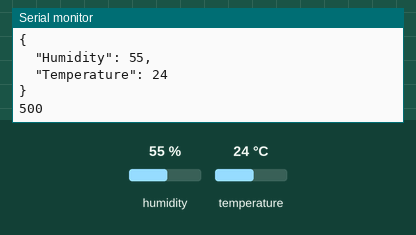
This sketch was run on a simulated ESP32. On the bench: the last lines printed to the serial monitor. The inputs (shaded band) are chosen by the test bench; at power-on: humidity 55 %, temperature 24 °C. WiFi joins after 1.5 s; servers stay silent unless stated; the local clock reads 2024-03-15 10:24:30 at power-on unless the sketch sets it.

Above: at 6.3 s.
6.4 s: humidity set to 22 %
9.6 s: temperature set to 12 °C
At 10.5 s:
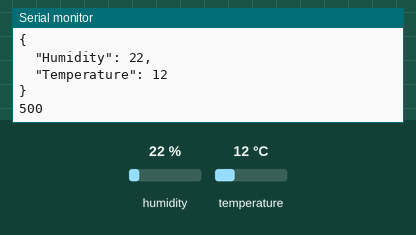
12.8 s: humidity set to 40 %
At 13.65 s:
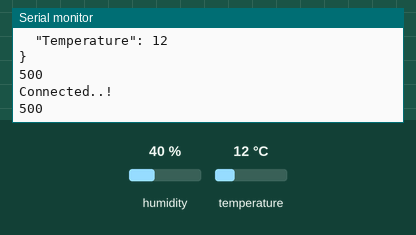
Timing chart, 0 to 15.8 s (numbered marks = the images above; inputs shaded):
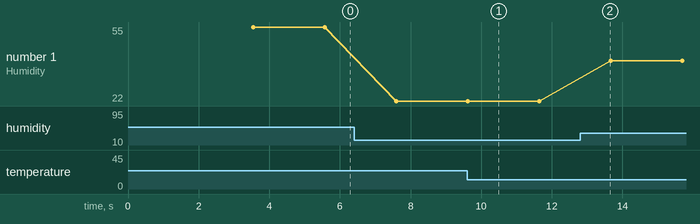

Measured:
- after the input at 9.6 s, the serial monitor: prints a new line at once (image 1)
- plotted number 1: 55 → 22 after the input at 6.4 s, 22 → 40 after the input at 12.8 s

The sketch:

RTOS_EVT_GRP.ino
```cpp
#include "DHT.h"
#include <ArduinoJson.h>
#include <ArduinoJson.hpp>
#include <WiFiClientSecure.h>

#define BIT_0 (1 << 0)
#define BIT_1 (1 << 1)

#define DHTPIN 23
#define DHTTYPE DHT11

const char* ssid = "Rifat";         //ssid of your wifi
const char* password = "rifat674";  //wifi password

volatile int tick_modem = 0;
volatile int tick_sntp = 0;
String newHostname = "RTOS_ESP32";

StaticJsonDocument<32> doc;

WiFiClientSecure net;
DHT dht(DHTPIN, DHTTYPE);

EventGroupHandle_t EventGroupHandle = NULL;
TaskHandle_t TaskWirelessConnectivity_Handle;
TaskHandle_t TaskMQTTConnectivity_Handle;
TaskHandle_t DHTSensor_Handle;

void TaskDHTSensor(void* pvParameters);
void TaskWirelessConnectivity(void* pvParameters);

void wifi_status(int status_code) {  //Check the Wi-Fi Status while connecting to any wireless network
  switch (status_code) {
    case 0:
      {
        Serial.println("WiFi is in process of changing between statuses");
        break;
      }
    case 1:
      {
        Serial.println("SSID cannot be reached");
        break;
      }
    case 2:
      {
        Serial.println("Scan Completed");
        break;
      }
    case 3:
      {
        Serial.println("Successful connection is established");
        break;
      }
    case 4:
      {
        Serial.println("Password is incorrect");
        break;
      }
    case 5:
      {
        Serial.println("Connection Lost");
        break;
      }
    case 6:
      {
        Serial.println("Module is disconnected or not configured in station mode");
        break;
      }
  }
}

void setup_wifi() {
  vTaskDelay(10 / portTICK_PERIOD_MS);

  Serial.println();
  Serial.print("Connecting to \"");  //Prints the Wi-Fi name in serial monitor
  Serial.print(ssid);

  Serial.print("\" and password \"");  //Prints the wifi-password in serial monitor. This practice should be avoided. Anyone can access the wifi very easily
  Serial.print(password);
  Serial.println("\"");

  WiFi.mode(WIFI_STA);
  //WiFi.hostname("ESP-host");
  WiFi.hostname(newHostname.c_str());  //Sets the host name to indentify the divie in network
  WiFi.begin(ssid, password);
  Serial.println();
  while (WiFi.status() != WL_CONNECTED) {
    vTaskDelay(500 / portTICK_PERIOD_MS);
    wifi_status(WiFi.status());
    tick_modem = tick_modem + 1;
    // Serial.printf("Tick modem count %d of 120 \n", tick_modem);

    if (tick_modem == 120)  //wait for 60s to connect to modem
    {
      // Serial.print(WiFi.status()); Serial.print(' ');
      Serial.println("");
      Serial.println("Wait 60s");
      Serial.println("ESP Resets");
      ESP.restart();
    }
  }

  randomSeed(micros());

  Serial.println("");
  Serial.println("WiFi connected");
  Serial.println("IP address: ");
  Serial.println(WiFi.localIP());
  Serial.print("RSSI: ");
  Serial.println(WiFi.RSSI());
}

void setup_time() {
  Serial.println("Setting time using NTP");
  configTime(-5 * 3600, 0, "pool.ntp.org", "time.nist.gov");
  time_t now = time(nullptr);
  while (now < 1510592825) {
    vTaskDelay(500 / portTICK_PERIOD_MS);
    tick_sntp = tick_sntp + 1;
    // Serial.printf("Tick sntp count %d of 120\n", tick_sntp);

    if (tick_sntp == 120)  //wait for 60s to get sntp.
    {
      Serial.println("Wait 60s");
      Serial.println("ESP Resets");
      ESP.restart();
    }
    now = time(nullptr);
  }
  Serial.println("done!");
  struct tm timeinfo;
  gmtime_r(&now, &timeinfo);
  Serial.print("Current time: ");
  Serial.print(asctime(&timeinfo));
}

void setup() {
  Serial.begin(115200);
  Serial.print("setup: Executing on core ");
  Serial.println(xPortGetCoreID());

  EventGroupHandle = xEventGroupCreate();

  if (EventGroupHandle != NULL) {
    xTaskCreatePinnedToCore(
      TaskWirelessConnectivity,
      "WiFinMQTT",  // A name just for humans
      3600,         // This stack size can be checked & adjusted by reading the Stack Highwater
      NULL,
      1,  // Priority, with 3 (configMAX_PRIORITIES - 1) being the highest, and 0 being the lowest.
      &TaskWirelessConnectivity_Handle,
      0);

    xTaskCreatePinnedToCore(
      TaskDHTSensor,
      "DHT11",
      1200,  // This stack size can be checked & adjusted by reading the Stack Highwater
      NULL,
      1,  // Priority, with 3 (configMAX_PRIORITIES - 1) being the highest, and 0 being the lowest.
      &DHTSensor_Handle,
      1);
  }
}

void loop() {
}

void TaskWirelessConnectivity(void* pvParameters) {
  (void)pvParameters;
  UBaseType_t uxHighWaterMark;

  setup_wifi();
  setup_time();
  // xEventGroupSetBits(EventGroupHandle, BIT_0);

  uxHighWaterMark = uxTaskGetStackHighWaterMark(NULL);  // Returns the unused stack of total given stack to task
  Serial.println(uxHighWaterMark);

  for (;;)  // A Task shall never return or exit.
  {
    // Serial.print("TaskWirelessConnectivity: Executing on core ");
    // Serial.println(xPortGetCoreID());

    if (WiFi.status() != WL_CONNECTED) {
      setup_wifi();
      setup_time();
    }

    xEventGroupSetBits(EventGroupHandle, BIT_0);

    Serial.println("Connected..!");
    uxHighWaterMark = uxTaskGetStackHighWaterMark(NULL);
    Serial.println(uxHighWaterMark);
    vTaskDelay(2000 / portTICK_PERIOD_MS);
  }
}

void TaskMQTTConnectivity(void* pvParameters) {
  (void)pvParameters;

  for (;;) {
  }
}

void TaskDHTSensor(void* pvParameters) {
  (void)pvParameters;
  UBaseType_t uxHighWaterMark;

  // xEventGroupWaitBits(
  //   EventGroupHandle,
  //   BIT_0,    // Indicates to trigger upon srtting of certain BITS
  //   pdFALSE,  // If in loop then pdTRUE, if in Setup pdFALSE
  //   pdTRUE,
  //   portMAX_DELAY);

  Serial.println("--------Initializing DHT11--------");
  dht.begin();
  char dhtData[60];

  uxHighWaterMark = uxTaskGetStackHighWaterMark(NULL);  // Returns the unused stack of total given stack to task
  Serial.println(uxHighWaterMark);

  for (;;)  // A Task shall never return or exit.
  {
    xEventGroupWaitBits(EventGroupHandle, BIT_0, pdTRUE, pdTRUE, portMAX_DELAY);

    vTaskDelay(2000 / portTICK_PERIOD_MS);
    float hum = dht.readHumidity();
    float temp = dht.readTemperature();

    if (isnan(hum) || isnan(temp)) {  // Check if any reads failed and exit early (to try again).
      Serial.println(F("Failed to read from DHT sensor!"));
      return;
    }

    doc["Humidity"] = hum;
    doc["Temperature"] = temp;

    serializeJsonPretty(doc, dhtData);  // Serialize with indentation
    Serial.println(dhtData);


    uxHighWaterMark = uxTaskGetStackHighWaterMark(NULL);
    Serial.println(uxHighWaterMark);
  }
}
```
